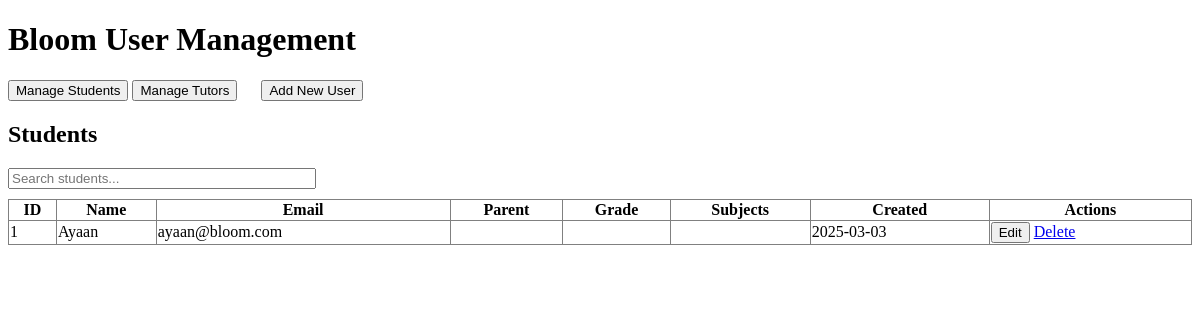
The page /tracker/user-management.php on the database as committed earlier.
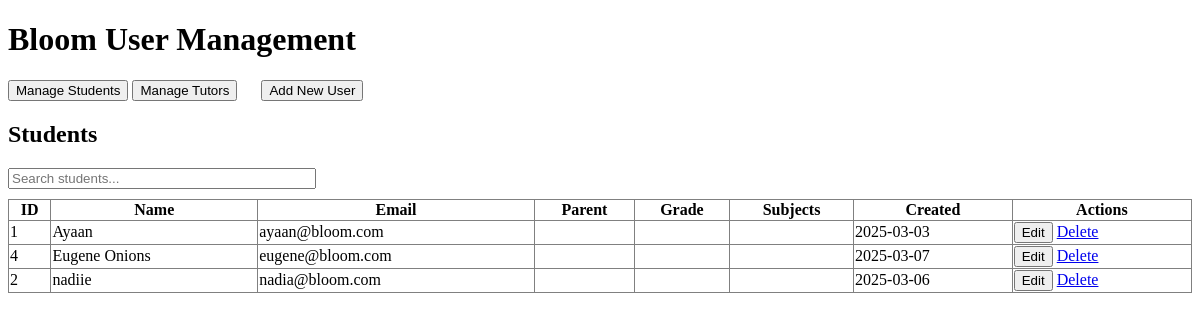
The same page on the database as committed later.
### tables this page shows
CREATE TABLE IF NOT EXISTS `students` (
  `student_id` int NOT NULL AUTO_INCREMENT,
  `name` varchar(100) NOT NULL,
  `email` varchar(100) NOT NULL,
  `password` varchar(255) NOT NULL,
  `parent_name` varchar(100) DEFAULT NULL,
  `parent_email` varchar(100) DEFAULT NULL,
  `phone` varchar(20) DEFAULT NULL,
  `grade` varchar(20) DEFAULT NULL,
  `subjects` varchar(255) DEFAULT NULL,
  `notes` text,
  `created_at` timestamp NOT NULL DEFAULT CURRENT_TIMESTAMP,
  `last_login` timestamp NULL DEFAULT NULL,
  PRIMARY KEY (`student_id`),
  UNIQUE KEY `email` (`email`)
);

### tracker/user-management.php (the view, shortened to what this page needs)
<?php
$servername = "127.0.0.1";
$username = "root";
$password = "";
$dbname = "bloom";
$conn = new mysqli($servername, $username, $password, $dbname);
function getUsers($type) {
    global $conn;
    $table = $type === 'tutors' ? 'tutors' : 'students';
    $sql = "SELECT * FROM $table ORDER BY name";
    $result = $conn->query($sql);
    $users = [];
    if ($result->num_rows > 0) {
        while($row = $result->fetch_assoc()) {
            $users[] = $row;
        }
    }
    return $users;
}
$students = getUsers('students');
?>
<!DOCTYPE html>
<html lang="en">
<head>
</head>
<body>
    <h1>Bloom User Management</h1>
    <div style="margin-bottom: 20px;">
        <button class="userTypeBtn active" data-type="students">Manage Students</button>
        <button class="userTypeBtn" data-type="tutors">Manage Tutors</button>
        <button id="showFormBtn" style="margin-left: 20px;">Add New User</button>
    </div>
    <div id="studentSection" style="display: block;">
        <h2>Students</h2>
        <input type="text" id="studentSearchInput" placeholder="Search students..." style="margin-bottom: 10px; width: 300px;">
        <table id="studentTable" border="1" style="width: 100%; border-collapse: collapse;">
            <tr>
                <th>ID</th>
                <th>Name</th>
                <th>Email</th>
                <th>Parent</th>
                <th>Grade</th>
                <th>Subjects</th>
                <th>Created</th>
                <th>Actions</th>
            </tr>
            <?php foreach ($students as $student): ?>
            <tr>
                <td><?php echo $student['student_id']; ?></td>
                <td><?php echo htmlspecialchars($student['name']); ?></td>
                <td><?php echo htmlspecialchars($student['email']); ?></td>
                <td><?php echo htmlspecialchars($student['parent_name'] ?? ''); ?></td>
                <td><?php echo htmlspecialchars($student['grade'] ?? ''); ?></td>
                <td><?php echo htmlspecialchars($student['subjects'] ?? ''); ?></td>
                <td><?php echo date('Y-m-d', strtotime($student['created_at'])); ?></td>
                <td>
                    <button onclick="editUser(<?php echo $student['student_id']; ?>, 'students')">Edit</button>
                    <a href="?delete=<?php echo $student['student_id']; ?>&userType=students" class="deleteBtn">Delete</a>
                </td>
            </tr>
            <?php endforeach; ?>
        </table>
    </div>
</body>
</html>

Rows that differ between the two databases and show on the page:
added students: student_id "4", name "Eugene Onions", email "eugene@bloom.com", created_at "2025-03-07"
added students: student_id "2", name "nadiie", email "nadia@bloom.com", created_at "2025-03-06"
